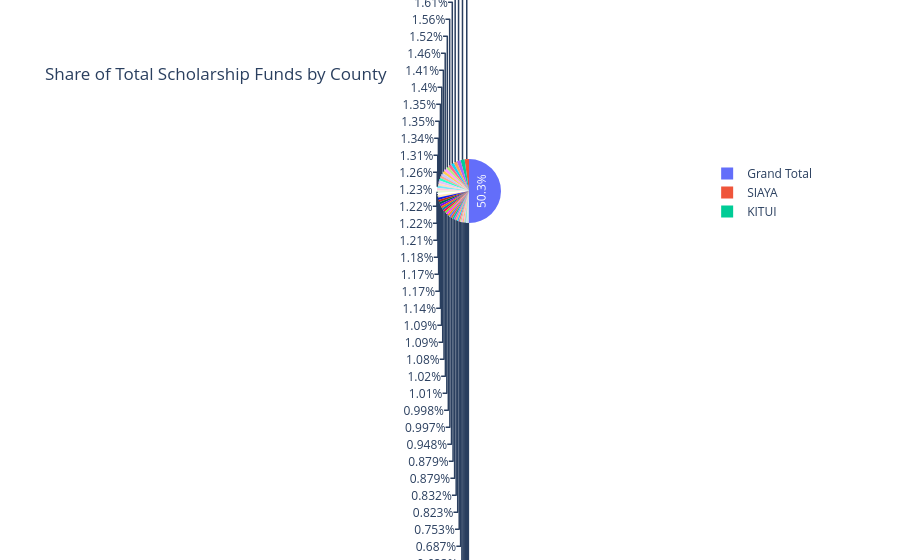

The code cell stored with this chart in its notebook:
### Markdown cell above
### Which counties receive the largest share of the total scholarship funds? ###

### Identify funding concentration and potential areas for balancing support  ###

### Code cell
fig = px.pie(
    scholarship_data,
    names='County',
    values='Scholarship Amount',
    title='Share of Total Scholarship Funds by County'
)
fig.show()

### Figure 1 — Plotly figure (JSON) as saved in the notebook; plotly's stock layout.template omitted (floating-point values rounded to 4 significant figures)
{"data": [{"domain": {"x": [0, 1], "y": [0, 1]}, "hovertemplate": "County=%{label}<br>Scholarship Amount=%{value}<extra></extra>", "labels": ["BARINGO", "BOMET", "BUNGOMA", "BUSIA", "ELGEYO-MARAKWET", "EMBU", "GARISSA", "HOMA BAY", "ISIOLO", "KAJIADO", "KAKAMEGA", "KERICHO", "KIAMBU", "KILIFI", "KIRINYAGA", "KISII", "KISUMU", "KITUI", "KWALE", "LAIKIPIA", "LAMU", "MACHAKOS", "MAKUENI", "MANDERA", "MARSABIT", "MERU", "MIGORI", "MOMBASA", "MURANGA", "NAIROBI", "NAKURU", "NANDI", "NAROK", "NYAMIRA", "NYANDARUA", "NYERI", "SAMBURU", "SIAYA", "TAITA-TAVETA", "TANA RIVER", "THARAKA-NITHI", "TRANS NZOIA", "TURKANA", "UASIN GISHU", "VIHIGA", "WAJIR", "WEST POKOT", "Grand Total"], "legendgroup": "", "name": "", "showlegend": true, "type": "pie", "values": [946000.0, 960100.0, 852000.0, 844000.0, 687000.0, 951000.0, 537000.0, 1283000.0, 74000.0, 741000.0, 924000.0, 1187000.0, 338000.0, 687000.0, 854000.0, 1056000.0, 1216000.0, 1608000.0, 227000.0, 779000.0, 200000.0, 1256000.0, 1137000.0, 1051000.0, 914000.0, 788000.0, 1095000.0, 356000.0, 798000.0, 1562000.0, 1044000.0, 954000.0, 128000.0, 318000.0, 780000.0, 1024000.0, 1105000.0, 1744000.0, 437000.0, 887000.0, 487000.0, 985700.0, 588000.0, 914000.0, 643000.0, 650000.0, 264000.0, 39270000.0]}], "layout": {"autosize": true, "legend": {"tracegroupgap": 0}, "title": {"text": "Share of Total Scholarship Funds by County"}}}
